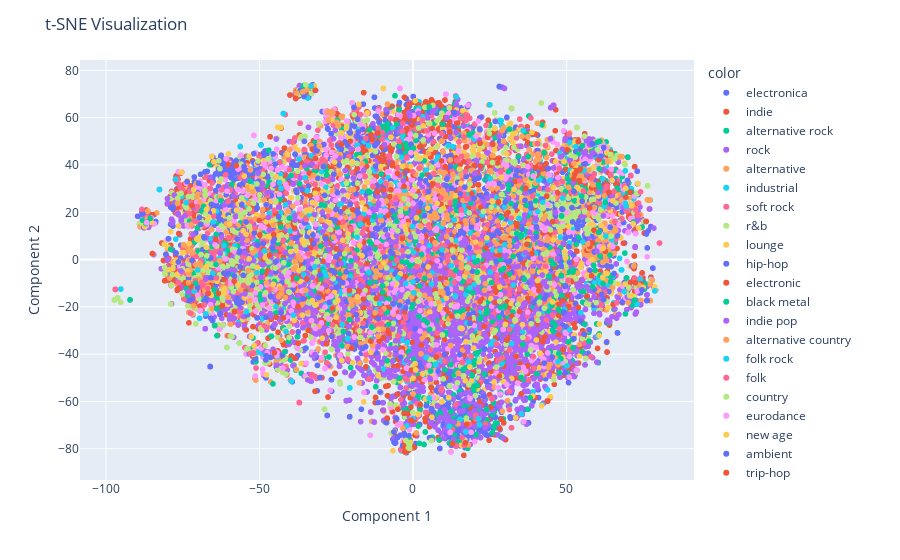

Notebook code cell kept with this figure:
### Code cell
fig = px.scatter(x=tsne_transformed_data[:, 0], y=tsne_transformed_data[:, 1], color=df['genre'])
fig.update_layout(title="t-SNE Visualization", xaxis_title="Component 1", yaxis_title="Component 2")
fig.show()
